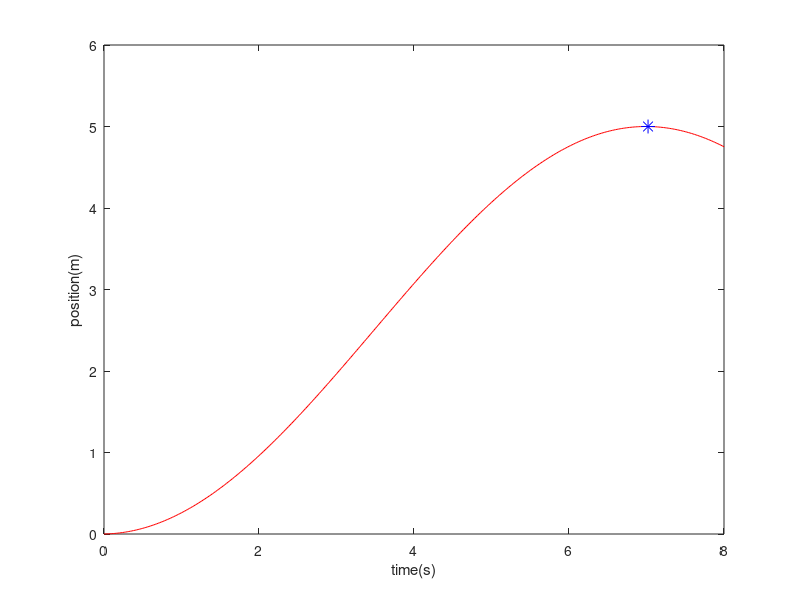

Recreate this plot in MATLAB.
u = 1; %force
b = 2; %damping constant
k = 0.4; %spring constant
m = 2; %mass
dt = 0.02; %timestep
position  = 0;
velocity  = 0;
acceleration  = 0;

%calculating second-order system characteristics and settling time
natural_freq = sqrt(k/m);
damping_ratio = b/(2*sqrt(m*k));
settle_time = 4/(natural_freq * damping_ratio);


%preparing data collection
time = 0:dt:settle_time;
y_values = zeros(1, length(time));
overshoot = zeros(1, length(time));
index = 1:1:length(time);

%equilibrium position
equil_pos = u/k;

for num = index
    y_values(num) = position;

    acceleration = (u - (0*velocity) - (k*position))/m;

    velocity = velocity + acceleration * dt;
    position = position + velocity * dt;

    %finding and documenting peaks
    if num > 2
        if y_values(num-1) > y_values(num-2) && y_values(num-1) > position
            calc = ((y_values(num-1) - (equil_pos)) / (equil_pos)) * 100;
            overshoot(num) = calc;
        end
    end    

    y_values(num) = position;

end

%plotting

plot(time,y_values, "r")
xlabel("time(s)");
ylabel("position(m)")

hold on

overshoot;

peak_indices = find(overshoot ~= 0);

plot(time(peak_indices), y_values(peak_indices), 'b*', 'MarkerSize', 10)
